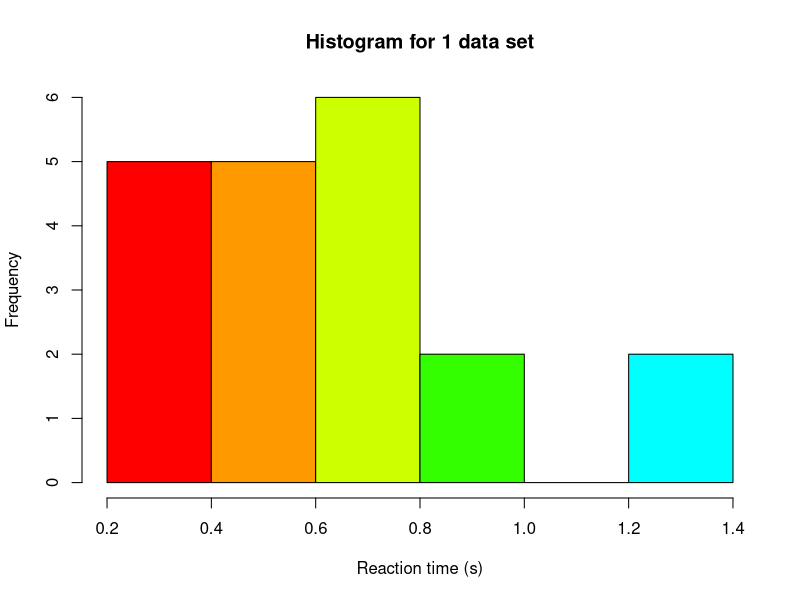
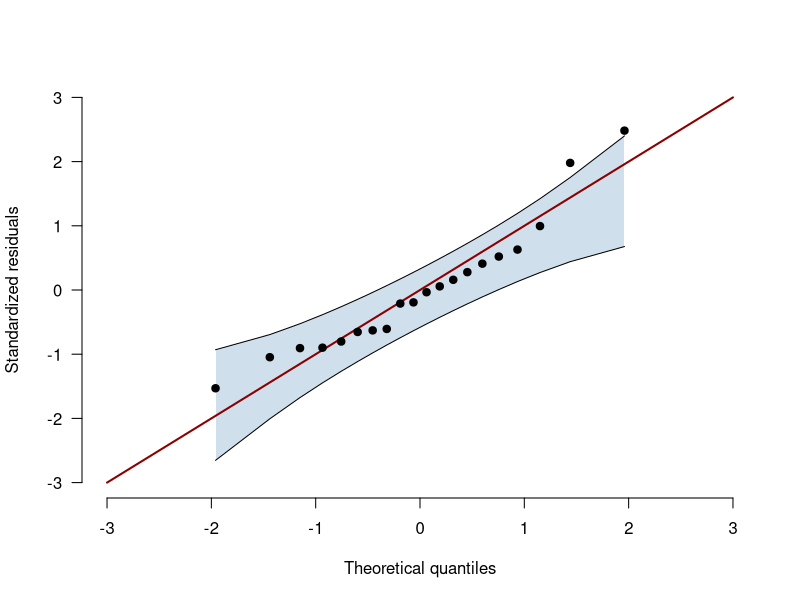

Source code (R) for these figures, in order:
## ---- chunk 1
knitr::opts_chunk$set(echo = TRUE)
## ---- chunk 2
set.seed(1) # for reproducibility
groupN <- 10 # sample size per group

# a function that draws n reaction times: 0.2 s plus a log-normal part with a median of 0.3 s
simulateRT <- function(n) {
  0.2 + rlnorm(n, meanlog = log(0.3), sdlog = 0.8)
}

groupA <- simulateRT(groupN)
groupB <- simulateRT(groupN) # same distribution as group A, because H0 is true

hist(c(groupA, groupB), col = rainbow(10), xlab = "Reaction time (s)", main = "Histogram for 1 data set")
## ---- chunk 3
qqPlotWithBand <- function(residuals, ciLevel = 0.95) {
  z <- sort(as.numeric(scale(residuals))) # standardized residuals, from smallest to largest
  n <- length(z)
  i <- 1:n
  theoretical <- qnorm(ppoints(n)) # where the points would be for perfectly normal data

  # the confidence band, computed the same way as in JASP (jaspGraphs::plotQQnorm)
  slope     <- diff(quantile(z, c(0.25, 0.75), names = FALSE)) / diff(qnorm(c(0.25, 0.75)))
  intercept <- quantile(z, 0.25, names = FALSE) - slope * qnorm(0.25)
  alpha     <- 1 - ciLevel
  lower     <- intercept + slope * qnorm(qbeta(alpha / 2, i, n - i + 1))
  upper     <- intercept + slope * qnorm(qbeta(1 - alpha / 2, i, n - i + 1))

  axisRange <- range(pretty(c(theoretical, z, lower, upper))) # same range on both axes
  plot(theoretical, z, type = "n", xlim = axisRange, ylim = axisRange, bty = "n", las = 1,
       xlab = "Theoretical quantiles", ylab = "Standardized residuals")
  polygon(c(theoretical, rev(theoretical)), c(lower, rev(upper)),
          col = adjustcolor("steelblue", alpha.f = 0.25), border = NA)
  lines(theoretical, lower)
  lines(theoretical, upper)
  segments(axisRange[1], axisRange[1], axisRange[2], axisRange[2], col = "darkred", lwd = 2) # the line y = x
  points(theoretical, z, pch = 19)

  invisible(sum(z < lower | z > upper)) # the number of points outside the band
}
## ---- chunk 4
residualsAB <- c(groupA - mean(groupA), groupB - mean(groupB)) # each observation minus its group mean
nOutside <- qqPlotWithBand(residualsAB)
nOutside
## ---- chunk 5
pStudent  <- t.test(groupA, groupB, var.equal = TRUE)$p.value
pWelch    <- t.test(groupA, groupB)$p.value # Welch is the default in R
pWilcoxon <- wilcox.test(groupA, groupB)$p.value
round(c(Student = pStudent, Welch = pWelch, Wilcoxon = pWilcoxon), 3)
## ---- chunk 6
rejectionRate <- function(nSims, shift, simulateData) {
  rejected <- matrix(NA, nrow = nSims, ncol = 3,
                     dimnames = list(NULL, c("Student", "Welch", "Wilcoxon")))
  for (i in 1:nSims) {
    groupA <- simulateData(groupN)
    groupB <- simulateData(groupN) + shift
    rejected[i, ] <- c(t.test(groupA, groupB, var.equal = TRUE)$p.value,
                       t.test(groupA, groupB)$p.value,
                       wilcox.test(groupA, groupB)$p.value) < 0.05
  }
  colMeans(rejected) # the proportion of data sets in which each test rejected H0
}

nSims <- 1e5
typeIRate <- rejectionRate(nSims, shift = 0, simulateData = simulateRT)
round(typeIRate, 3)
## ---- chunk 7
power <- rejectionRate(nSims, shift = 0.25, simulateData = simulateRT)
round(rbind(Power = power, `Type II error rate` = 1 - power), 3)
## ---- chunk 8
bigSample <- simulateRT(1e6) # one huge sample, to get the mean and sd of our reaction time distribution
rtMean <- mean(bigSample)
rtSD   <- sd(bigSample)

simulateNormalRT <- function(n) {
  rnorm(n, mean = rtMean, sd = rtSD)
}

typeIRateNormal <- rejectionRate(nSims, shift = 0,    simulateData = simulateNormalRT)
powerNormal     <- rejectionRate(nSims, shift = 0.25, simulateData = simulateNormalRT)

summaryTable <- data.frame(
  Data = c("Reaction times", "Reaction times", "Normal", "Normal"),
  Rate = c("Type I error", "Power", "Type I error", "Power"),
  rbind(typeIRate, power, typeIRateNormal, powerNormal)
)
knitr::kable(summaryTable, digits = 3, row.names = FALSE)
